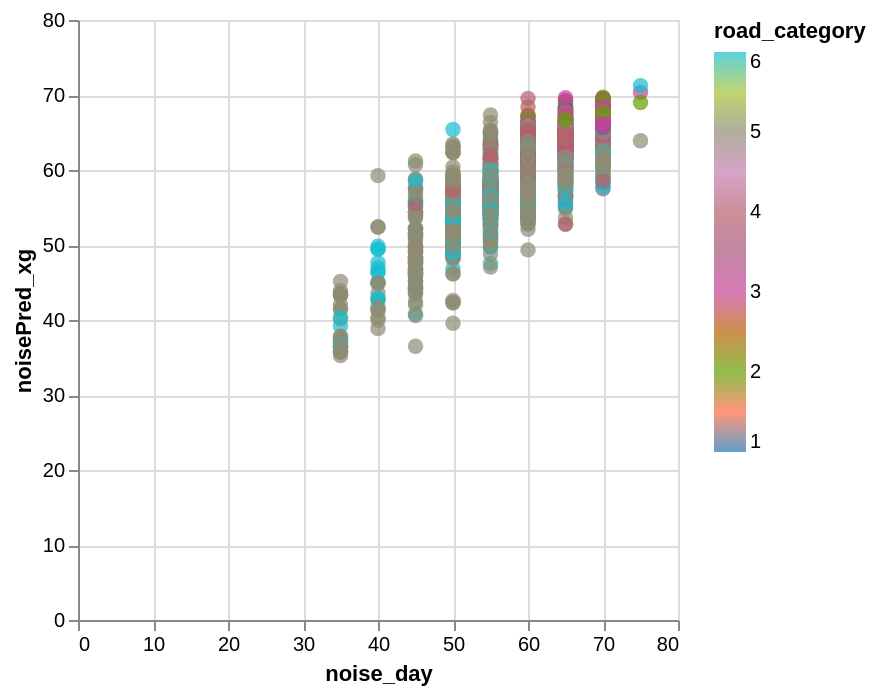

Source (notebook cell):
### Code cell
data_test['noisePred_xg'] = y_pred
alt.Chart(data_test).mark_circle(size=60).encode(
    x='noise_day',
    y='noisePred_xg',
    color=alt.Color('road_category', scale=alt.Scale(scheme='category10')),
    tooltip=['road_id']
).interactive()

### Figure 1 — Vega-Lite specification as saved in the notebook (floating-point values rounded to 4 significant figures; data arrays with more than 128 entries replaced by an {"elided": "..."} marker saying what was removed)
{"config": {"view": {"continuousWidth": 300, "continuousHeight": 300}}, "data": {"name": "data-e80863400d85b610bc87a69b0447db25"}, "mark": {"type": "circle", "size": 60}, "encoding": {"color": {"field": "road_category", "scale": {"scheme": "category10"}, "type": "quantitative"}, "tooltip": [{"field": "road_id", "type": "nominal"}], "x": {"field": "noise_day", "type": "quantitative"}, "y": {"field": "noisePred_xg", "type": "quantitative"}}, "params": [{"name": "param_1e9efca18e7a2868", "select": {"type": "interval", "encodings": ["x", "y"]}, "bind": "scales"}], "$schema": "https://vega.github.io/schema/vega-lite/v6.4.1.json", "datasets": {"data-e80863400d85b610bc87a69b0447db25": {"elided": "2285 records"}}}
